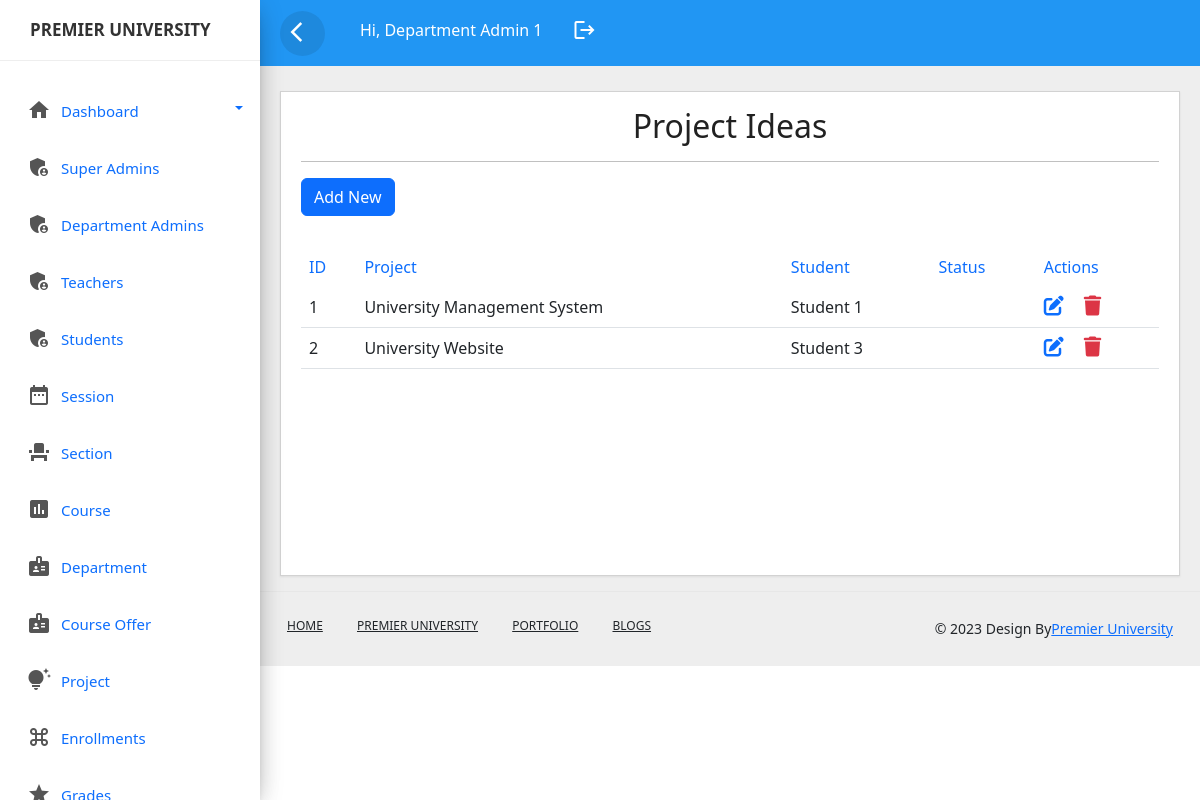
Page /project.php (signed in) on the earlier database version.
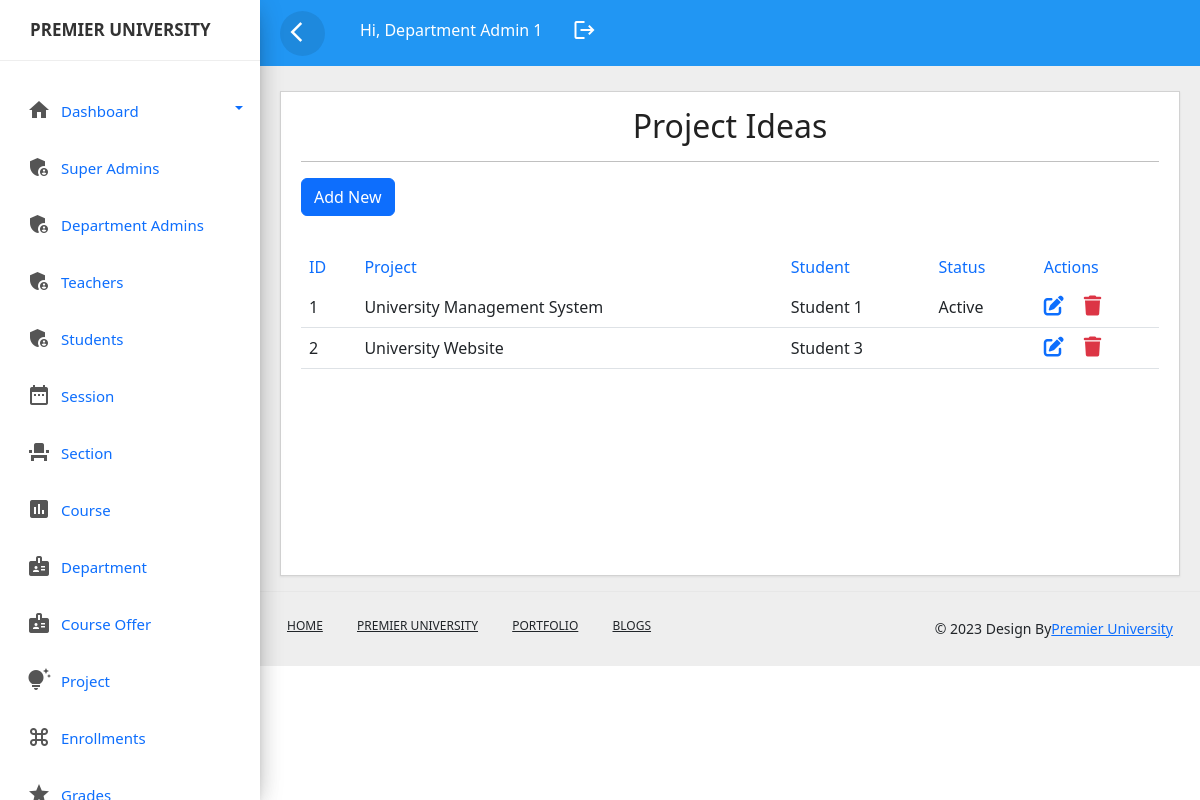
Same page on the later database version.
### tables this page shows
CREATE TABLE `projectidea` (
  `projectideaid` int(11) NOT NULL,
  `project` varchar(200) NOT NULL,
  `studentid` int(11) NOT NULL,
  `status` varchar(10) NOT NULL
);

CREATE TABLE `users` (
  `id` int(11) NOT NULL,
  `name` varchar(100) NOT NULL,
  `username` varchar(100) NOT NULL,
  `password` varchar(100) NOT NULL,
  `role` varchar(100) NOT NULL,
  `created` timestamp NOT NULL DEFAULT current_timestamp() ON UPDATE current_timestamp(),
  `email` varchar(100) NOT NULL,
  `address` varchar(50) DEFAULT NULL,
  `sessionid` int(11) DEFAULT NULL,
  `sectionid` int(11) DEFAULT NULL,
  `courseid` int(11) DEFAULT NULL,
  `departmentid` int(11) DEFAULT NULL,
  `status` varchar(10) DEFAULT NULL,
  `mobile` varchar(100) NOT NULL
);

### project.php (the view, shortened to what this page needs)
<?php include_once('header.php');?>
<?php include_once('sidebar.php');?>
<?php include_once('top-header.php');?>
<!DOCTYPE html>
<html lang="en">
<head>
	<link rel="stylesheet" href="css/style.css">
 <link href="https://cdn.jsdelivr.net/npm/bootstrap@5.2.3/dist/css/bootstrap.min.css" rel="stylesheet">
 <link rel="stylesheet" href="https://cdnjs.cloudflare.com/ajax/libs/font-awesome/6.4.0/css/all.min.css" />
</head>
<body>
	<div class="main-content">
		<div class="row">
			<div class="col-lg-12 col-md-12">
				<div class="card" style="min-height:485px">
					<div class="card-header card-header-text">
						<h2 class="card-title" style="text-align: center;">Project Ideas</h2>
						<hr>
						<a href="add_project.php" class="btn btn-primary mb-3">Add New</a>
					</div>
					<div class="card-content table-responsive">
						<table class="table table-hover">
							<thead class="text-primary">
								<tr><th>ID</th>
									<th>Project</th>
									<th>Student</th>
									<th>Status</th>
									<th>Actions</th>
								</tr>
							</thead>
							<tbody>
								<?php
									@include 'config.php';
									$query=mysqli_query($conn,"SELECT * from projectidea LEFT JOIN users on projectidea.studentid=users.id ");
									while($row=mysqli_fetch_array($query)){
									?>
									<tr>
										<td><?php echo ucwords($row['projectideaid']); ?></td>
										<td><?php echo ucwords($row['project']); ?></td>
										<td><?php echo ucwords($row['name']); ?></td>
										<td><?php echo ucwords($row['status']); ?></td>
										<td>
											 <a href="edit_project.php?id=<?php echo $row['projectideaid'] ?>&userid=<?php echo $row['studentid'] ?>&status=<?php echo $row['status'] ?>" ><i class="fa-solid fa-pen-to-square fs-5 me-3"></i></a>
             <a href="delete_project.php?id=<?php echo $row['projectideaid'] ?>" class="link-danger"><i class="fa-solid fa-trash fs-5"></i></a>
										</td>
									</tr>
									<?php
									}
								?>
							</tbody>
						</table>
					</div>
				</div>
			</div>
		</div>
	</div>
		</body>
		<?php include_once('footer.php');?>
		</html>

Differences in the rows shown:
changed through a linked row, projectidea "University Management System": users.status (not shown) → "Active"
